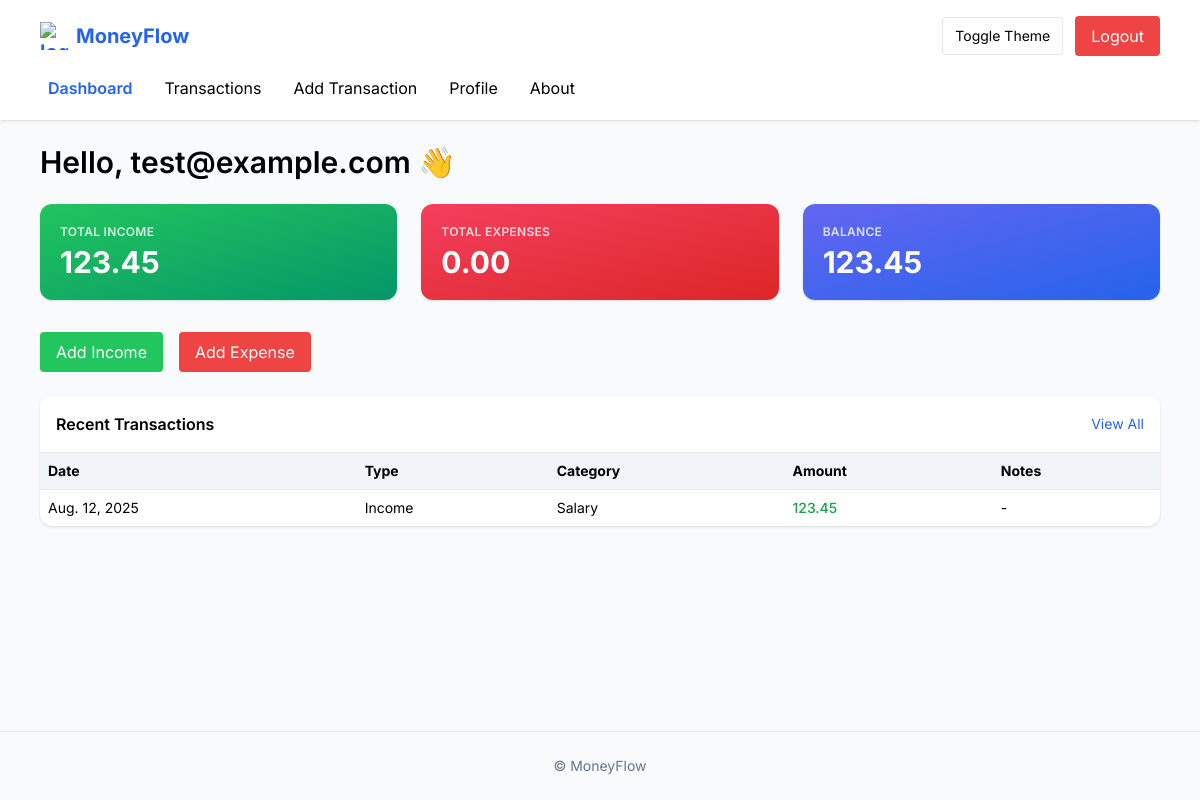
The app's page / (signed in) with its own data.
### core/models.py (models this page shows, shortened)
class Transaction(models.Model):
	INCOME = 'income'
	EXPENSE = 'expense'
	TYPE_CHOICES = [
		(INCOME, 'Income'),
		(EXPENSE, 'Expense'),
	]
	user = models.ForeignKey(User, on_delete=models.CASCADE, related_name='transactions')
	type = models.CharField(max_length=7, choices=TYPE_CHOICES)
	category = models.ForeignKey(Category, on_delete=models.SET_NULL, null=True, blank=True, related_name='transactions')
	amount = models.DecimalField(max_digits=12, decimal_places=2)
	date = models.DateField()
	notes = models.TextField(blank=True)
	created_at = models.DateTimeField(auto_now_add=True)
	updated_at = models.DateTimeField(auto_now=True)
	class Meta:
		ordering = ['-date', '-id']

class Category(models.Model):
	name = models.CharField(max_length=50)
	user = models.ForeignKey(User, on_delete=models.CASCADE, related_name='categories', null=True, blank=True)
	is_default = models.BooleanField(default=False)
	class Meta:
		unique_together = ('name', 'user')
		ordering = ['name']
	def __str__(self):
		return self.name

### core/views.py (the view)
# urls.py: path('', core_views.dashboard, name='dashboard'),
@login_required
def dashboard(request):
	transactions = Transaction.objects.filter(user=request.user).order_by('-date', '-id')
	total_income = transactions.filter(type=Transaction.INCOME).aggregate(total=Sum('amount'))['total'] or 0
	total_expense = transactions.filter(type=Transaction.EXPENSE).aggregate(total=Sum('amount'))['total'] or 0
	balance = total_income - total_expense
	recent = transactions[:5]
	return render(request, 'core/dashboard.html', {
		'total_income': total_income,
		'total_expense': total_expense,
		'balance': balance,
		'recent_transactions': recent,
	})

### core/context_processors.py (called while the page is built)
def theme(request):
    return {
        'theme': request.session.get('theme', 'light')
    }

### templates/core/dashboard.html (shortened to what this page needs)
{% extends 'base.html' %}
{% block content %}
<h1 class="text-3xl font-semibold mb-6">Hello, {{ user.first_name|default:user.username }} 👋</h1>
<div class="grid md:grid-cols-3 gap-6 mb-8">
  <div class="p-5 rounded-xl bg-gradient-to-br from-green-500 to-emerald-600 text-white shadow flex flex-col gap-1">
    <h3 class="text-xs uppercase tracking-wide font-semibold opacity-80">Total Income</h3>
    <p class="text-3xl font-bold">{{ total_income|floatformat:2 }}</p>
  </div>
  <div class="p-5 rounded-xl bg-gradient-to-br from-rose-500 to-red-600 text-white shadow flex flex-col gap-1">
    <h3 class="text-xs uppercase tracking-wide font-semibold opacity-80">Total Expenses</h3>
    <p class="text-3xl font-bold">{{ total_expense|floatformat:2 }}</p>
  </div>
  <div class="p-5 rounded-xl bg-gradient-to-br from-indigo-500 to-blue-600 text-white shadow flex flex-col gap-1">
    <h3 class="text-xs uppercase tracking-wide font-semibold opacity-80">Balance</h3>
    <p class="text-3xl font-bold">{{ balance|floatformat:2 }}</p>
  </div>
</div>
<div class="flex space-x-4 mb-6">
  <a href="/transactions/add/?type=income" class="px-4 py-2 bg-green-500 text-white rounded hover:bg-green-600">Add Income</a>
  <a href="/transactions/add/?type=expense" class="px-4 py-2 bg-red-500 text-white rounded hover:bg-red-600">Add Expense</a>
</div>
<div class="bg-white dark:bg-slate-800 rounded-xl shadow overflow-hidden">
  <div class="p-4 border-b dark:border-slate-700 flex justify-between items-center"><h2 class="font-semibold flex items-center gap-2">Recent Transactions</h2><a href="/transactions/" class="text-sm text-primary">View All</a></div>
  <table class="w-full text-sm">
    <thead><tr class="bg-slate-100 dark:bg-slate-700 text-left"><th class="p-2">Date</th><th class="p-2">Type</th><th class="p-2">Category</th><th class="p-2">Amount</th><th class="p-2">Notes</th></tr></thead>
    <tbody>
      {% for t in recent_transactions %}
      <tr class="border-t dark:border-slate-700">
        <td class="p-2">{{ t.date }}</td>
        <td class="p-2">{{ t.get_type_display }}</td>
        <td class="p-2">{{ t.category }}</td>
        <td class="p-2 font-medium {% if t.type == 'income' %}text-green-600{% else %}text-red-600{% endif %}">{{ t.amount }}</td>
        <td class="p-2">{{ t.notes|default:'-' }}</td>
      </tr>
      {% empty %}
      <tr><td colspan="5" class="p-4 text-center text-slate-500">No transactions yet.</td></tr>
      {% endfor %}
    </tbody>
  </table>
</div>
{% endblock %}

### templates/base.html (style rules this page uses)
body { font-family:'Inter',sans-serif; }

### records on screen
Transaction: date "Aug. 12, 2025", type "Income", category "Salary", amount "123.45", notes "-"

### other values on screen
{{ user.first_name|default:user.username }} "test@example.com"
{{ total_income|floatformat:2 }} "123.45"
{{ total_expense|floatformat:2 }} "0.00"
{{ balance|floatformat:2 }} "123.45"
